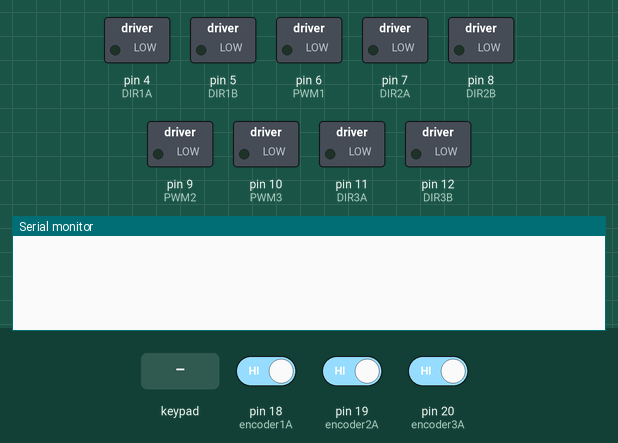
Bench run of a sketch on a simulated Arduino Mega 2560, built with avr-gcc and run on an emulated ATmega2560. Shown: switched loads named in the sketch (green lamp = pin HIGH), the last lines printed to the serial monitor. The test bench sets the inputs (shaded band); at power-on: pin 18 (encoder1A) HIGH, pin 19 (encoder2A) HIGH, pin 20 (encoder3A) HIGH.

Above: at 1.5 s.
1.6 s: key 'U' pressed
At 3.2 s:
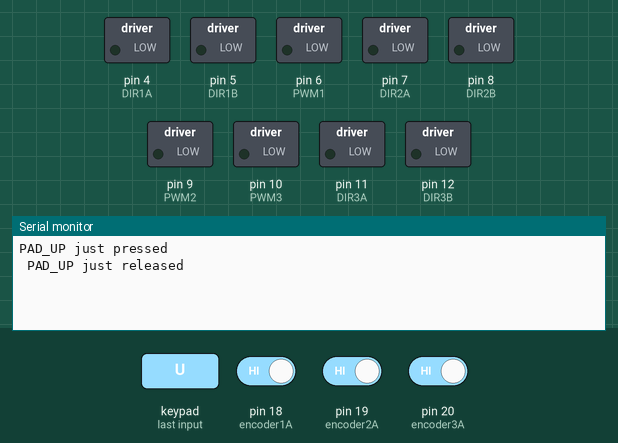
3.5 s: key 'D' pressed
At 4.5 s:
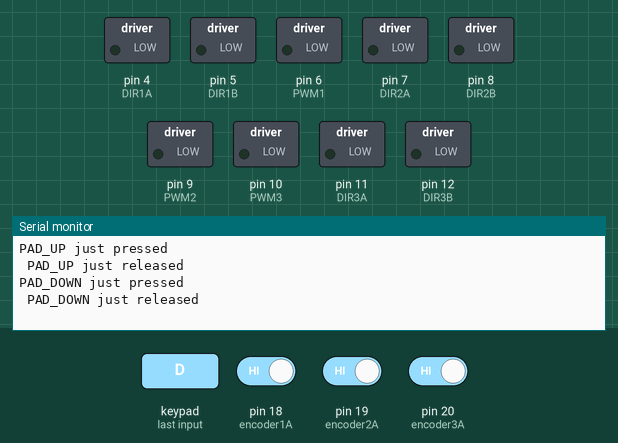
5.4 s: key 'L' pressed
At 7.3 s:
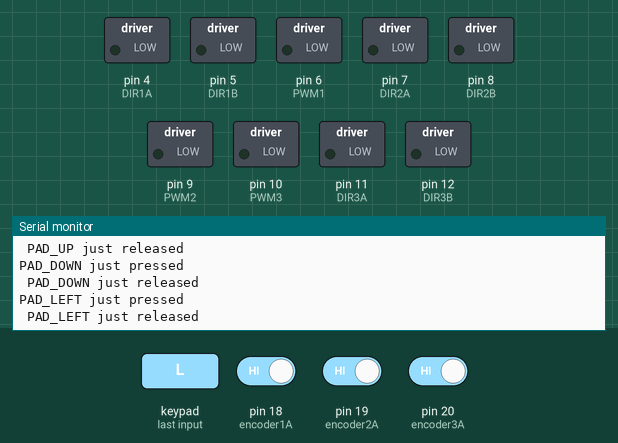

Measured:
- after the input at 1.6 s, the serial monitor: prints a new line at once (image 1)
- after the input at 3.5 s, the serial monitor: prints a new line at once (image 2)
- after the input at 5.4 s, the serial monitor: prints a new line at once (image 3)

The sketch:

OmniWheel_PS2_Demo.ino
```cpp
/*************************************************************************************
 * The routine is the PS2 handle control code, the joystick part is controlled;
 * the omnidirectional wheel chassis is 3 wheels,
 * and the angle between adjacent 2 wheels is 120 degrees.
 * Distribution as follows:
 *                  motor 1  //          \\motor2
 *
 *
 *                                 ==  motor3
 * The motor uses GM25 Hall encoder, 12cpr, speed ratio 74.8:1 wheel 58mm
 * Motherboard for Arduino MEGA 2560
 * Motor drive module L298N
 * Power supply 3s :18650 or Li-Po
 * by:YFRobot
 *************************************************************************************/
#include <PID_v1.h>
#include <PS2X_lib.h> //PS2 Library can be found here:
PS2X ps2x;

const byte encoder1A = 18;//A pin -> the interrupt pin 18
const byte encoder1B = 22;//B pin -> the digital pin 22
const byte encoder2A = 19;//A pin -> the interrupt pin 19
const byte encoder2B = 23;//B pin -> the digital pin 23
const byte encoder3A = 20;//A pin -> the interrupt pin 20
const byte encoder3B = 24;//B pin -> the digital pin 24
byte encoder1ALast;
byte encoder2ALast;
byte encoder3ALast;

int duration1;//the number of the pulses of Moter1
int duration2;//the number of the pulses of Moter2
int duration3;//the number of the pulses of Moter3
boolean Direction1;//the rotation Direction1
boolean Direction2;//the rotation Direction1
boolean Direction3;//the rotation Direction1

int Speed1;
int Speed2;
int Speed3;
int Val;

#define PS2_DAT        A0     //PS2 Pin
#define PS2_CMD        A1
#define PS2_SEL        A2
#define PS2_CLK        A3

//Motor Driver variables
int DIR1A = 4;     //M1 Direction Control
int DIR1B = 5;
int PWM1 = 6;

int DIR2A = 7;     //M2 Direction Control
int DIR2B = 8;
int PWM2 = 9;

int DIR3A = 11;    //M3 Direction Control
int DIR3B = 12;
int PWM3 = 10;

//PID variables
double Kp1=1, Ki1=4, Kd1=0.01;  //Adjust the PID to fit the motor
double Kp2=1, Ki2=4, Kd2=0.01;  //Adjust the PID to fit the motor
double Kp3=1, Ki3=4, Kd3=0.01;  //Adjust the PID to fit the motor
double Setpoint1,Input1,Output1;
double Setpoint2,Input2,Output2;
double Setpoint3,Input3,Output3;
PID myPID1(&Input1,&Output1,&Setpoint1,Kp1,Ki1,Kd1,DIRECT);
PID myPID2(&Input2,&Output2,&Setpoint2,Kp2,Ki2,Kd2,DIRECT);
PID myPID3(&Input3,&Output3,&Setpoint3,Kp3,Ki3,Kd3,DIRECT);

int error = 0;
byte type = 0;
byte vibrate = 0;
void(* resetFunc) (void) = 0;

void setup()
{
  Serial.begin(115200);//Initialize the serial port
  EncoderInit();//Initialize encoder
  pinMode(DIR1A,OUTPUT);
  pinMode(DIR1B,OUTPUT);
  pinMode(PWM1,OUTPUT);

  pinMode(DIR2A,OUTPUT);
  pinMode(DIR2B,OUTPUT);
  pinMode(PWM2,OUTPUT);

  pinMode(DIR3A,OUTPUT);
  pinMode(DIR3B,OUTPUT);
  pinMode(PWM3,OUTPUT);

  digitalWrite(PWM1,LOW);
  digitalWrite(PWM2,LOW);
  digitalWrite(PWM3,LOW);
  myPID1.SetMode(AUTOMATIC);
  myPID2.SetMode(AUTOMATIC);
  myPID3.SetMode(AUTOMATIC);
  myPID1.SetOutputLimits(-255,255);
  myPID2.SetOutputLimits(-255,255);
  myPID3.SetOutputLimits(-255,255);
  delay(300);
  error = ps2x.config_gamepad(PS2_CLK, PS2_CMD, PS2_SEL, PS2_DAT);
}

void loop() {
  if (error == 1) //skip loop if no controller found
    resetFunc();
   //read controller and set large motor to spin at 'vibrate' speed
   ps2x.read_gamepad(false, vibrate);

  if (ps2x.ButtonPressed(PSB_PAD_UP)) {          //Forward pressed
    Serial.println("PAD_UP just pressed");

  }else if(ps2x.ButtonReleased(PSB_PAD_UP)) {    //Forward released
    Serial.println(" PAD_UP just released");

  }

  if (ps2x.ButtonPressed(PSB_PAD_DOWN)) {         //Down pressed
    Serial.println("PAD_DOWN just pressed");

  }else if(ps2x.ButtonReleased(PSB_PAD_DOWN)) {   //Down released
    Serial.println(" PAD_DOWN just released");

  }

  if (ps2x.ButtonPressed(PSB_PAD_LEFT)) {         //LEFT pressed
    Serial.println("PAD_LEFT just pressed");

  }else if(ps2x.ButtonReleased(PSB_PAD_LEFT)) {   //LEFT released
    Serial.println(" PAD_LEFT just released");

  }

  if (ps2x.ButtonPressed(PSB_PAD_RIGHT)) {         //RIGHT pressed
    Serial.println("PAD_RIGHT just pressed");

  }else if(ps2x.ButtonReleased(PSB_PAD_RIGHT)) {   //RIGHT released
    Serial.println(" PAD_RIGHT just released");

  }

  if(ps2x.ButtonPressed(PSB_TRIANGLE)){            //TRIANGLE pressed
    Serial.println("Triangle pressed");
  }else if(ps2x.ButtonReleased(PSB_TRIANGLE)){     //TRIANGLE released
    Serial.println(" Triangle released");
  }

  if(ps2x.ButtonPressed(PSB_CIRCLE)){               //CIRCLE pressed
    Serial.println("Circle just pressed");
  }else if(ps2x.ButtonReleased(PSB_CIRCLE)){        //CIRCLE released
    Serial.println(" Circle just released");
  }

  if(ps2x.ButtonPressed(PSB_SQUARE)){               //SQUARE pressed
    Serial.println("SQUARE just pressed");
  }else if(ps2x.ButtonReleased(PSB_SQUARE)){        //CIRCLE released
    Serial.println(" SQUARE just released");
  }

//will be TRUE if button was JUST pressed OR released
  if(ps2x.NewButtonState(PSB_CROSS)){
      Serial.println("X just changed");
  }
/************************************************************************************
 * The X axis of the left and right joysticks, the Y axis is transformed into
 * a complex number and a positive number, and 0 is a critical value.
 * It is convenient to write a motor drive function below.
 * The PS2 joystick value is an analog value of 0-255, the median value is 127 or 128.
 * Please use the routine to detect the median value of the PS2 joystick in your hand.
 ************************************************************************************/
  if (0 <= ps2x.Analog(PSS_LX) && ps2x.Analog(PSS_LX) <= 120) {
    Val = map((ps2x.Analog(PSS_LX) - 128), -127,0,100,0);
    PIDMovement (-Val/2,-Val/2,Val);
    } else if (255 >= ps2x.Analog(PSS_LX) && ps2x.Analog(PSS_LX) >= 135) {
      Val = map((ps2x.Analog(PSS_LX) - 128), 0,127,0,100);
      PIDMovement (Val/2,Val/2,-Val);
    }else if (0 <= ps2x.Analog(PSS_LY) && ps2x.Analog(PSS_LY) <= 120) {
      Val = map((ps2x.Analog(PSS_LY) - 127), -128,0,100,0);
      PIDMovement (Val,-Val,0);
    } else if (255 >= ps2x.Analog(PSS_LY) && ps2x.Analog(PSS_LY) >= 135) {
      Val = map((ps2x.Analog(PSS_LY) - 127), 0,128,0,100);
      PIDMovement (-Val,Val,0);
    }else if (0 <= ps2x.Analog(PSS_RX) && ps2x.Analog(PSS_RX) <= 120) {
      Val = map((ps2x.Analog(PSS_RX) - 128), -127,0,100,0);
      PIDMovement (Val,Val,Val);
    } else if (255 >= ps2x.Analog(PSS_RX) && ps2x.Analog(PSS_RX) >= 135) {
      Val = map((ps2x.Analog(PSS_RX) - 128), 0,127,0,100);
      PIDMovement (-Val,-Val,-Val);
    }else if (0 <= ps2x.Analog(PSS_RY) && ps2x.Analog(PSS_RY) <= 120) {
      Val = map((ps2x.Analog(PSS_RY) - 127), -128,0,100,0);
      PIDMovement (0,0,0);
    } else if (255 >= ps2x.Analog(PSS_RY) && ps2x.Analog(PSS_RY) >= 135) {
      Val = map((ps2x.Analog(PSS_RY) - 127), 0,128,0,100);
      PIDMovement (0,0,0);
    }else{
      Stop();
    }
    //Serial.print("Val: ");
    //Serial.print(Val);
    //Serial.print("   PS2_LX: ");
    //Serial.print(ps2x.Analog(PSS_LX)-128);
    //Serial.print("   PS2_LY: ");
    //Serial.print(ps2x.Analog(PSS_LY)-127);
    //Serial.print("   PS2_RX: ");
    //Serial.print(ps2x.Analog(PSS_RX)-128);
    //Serial.print("   PS2_RY: ");
    //Serial.println(ps2x.Analog(PSS_RY)-127);

  Speed1=duration1*43/10;
  Speed2=duration2*43/10;
  Speed3=duration3*43/10;
  duration1 = 0;
  duration2 = 0;
  duration3 = 0;
  delay(10);
}

//Motor modules
void Stop()                //Stop
{
  digitalWrite(DIR1A,LOW);
  digitalWrite(DIR1B,LOW);
  digitalWrite(DIR2A,LOW);
  digitalWrite(DIR2B,LOW);
  digitalWrite(DIR3A,LOW);
  digitalWrite(DIR3B,LOW);
  analogWrite(PWM1,0);
  analogWrite(PWM2,0);
  analogWrite(PWM3,0);
}

void Movement(int a,int b,int c)
{
  if (a>0)
  {
    analogWrite (PWM1,a);      //PWM1 Speed Control
    digitalWrite(DIR1A,HIGH);
    digitalWrite(DIR1B,LOW);
  }
  else if(a<0)
  {
    analogWrite (PWM1,-a);      //PWM1 Speed Control
    digitalWrite(DIR1A,LOW);
    digitalWrite(DIR1B,HIGH);
  }
  if (b>0)
  {
    analogWrite (PWM2,b);       //PWM2 Speed Control
    digitalWrite(DIR2A,HIGH);
    digitalWrite(DIR2B,LOW);
  }
  else if(b<0)
  {
    analogWrite (PWM2,-b);     //PWM2 Speed Control
    digitalWrite(DIR2A,LOW);
    digitalWrite(DIR2B,HIGH);
  }
  if (c>0)
  {
    analogWrite (PWM3,c);     //PWM3 Speed Control
    digitalWrite(DIR3A,HIGH);
    digitalWrite(DIR3B,LOW);
  } else if(c<0)
  {
    analogWrite (PWM3,-c);     //PWM3 Speed Control
    digitalWrite(DIR3A,LOW);
    digitalWrite(DIR3B,HIGH);
  }
}

//PID modules
void PIDMovement(int a,int b,int c)
{
  Setpoint1=a;
  Setpoint2=b;
  Setpoint3=c;
  Input1=Speed1;
  Input2=Speed2;
  Input3=Speed3;
  myPID1.Compute();
  myPID2.Compute();
  myPID3.Compute();
  Movement (Output1,Output2,Output3);
}

//Encoder modules
void EncoderInit() //Initialize encoder interruption
{
  Direction1 = true;
  Direction2 = true;
  Direction3 = true;
  pinMode(encoder1B,INPUT);
  pinMode(encoder2B,INPUT);
  pinMode(encoder3B,INPUT);
  attachInterrupt(5, wheelSpeed1, CHANGE);
  attachInterrupt(4, wheelSpeed2, CHANGE);
  attachInterrupt(3, wheelSpeed3, CHANGE);
}

void wheelSpeed1()  //motor1 speed count
{
  int Lstate = digitalRead(encoder1A);
  if((encoder1ALast == LOW) && Lstate==HIGH)
  {
    int val = digitalRead(encoder1B);
    if(val == LOW && Direction1)
    {
      Direction1 = false;
    }
    else if(val == HIGH && !Direction1)
    {
      Direction1 = true;
    }
  }
  encoder1ALast = Lstate;

  if(!Direction1)  duration1++;
  else  duration1--;
}

void wheelSpeed2()  //motor2 speed count
{
  int Lstate = digitalRead(encoder2A);
  if((encoder2ALast == LOW) && Lstate==HIGH)
  {
    int val = digitalRead(encoder2B);
    if(val == LOW && Direction2)
    {
      Direction2 = false;
    }
    else if(val == HIGH && !Direction2)
    {
      Direction2 = true;
    }
  }
  encoder2ALast = Lstate;

  if(!Direction2)  duration2++;
  else  duration2--;
}

void wheelSpeed3()  //motor3 speed count
{
  int Lstate = digitalRead(encoder3A);
  if((encoder3ALast == LOW) && Lstate==HIGH)
  {
    int val = digitalRead(encoder3B);
    if(val == LOW && Direction3)
    {
      Direction3 = false;
    }
    else if(val == HIGH && !Direction3)
    {
      Direction3 = true;
    }
  }
  encoder3ALast = Lstate;

  if(!Direction3)  duration3++;
  else  duration3--;
}
```
